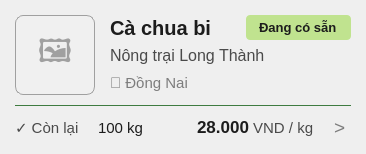
            <widget class="QFrame" name="card_1">
             <property name="cursor">
              <cursorShape>PointingHandCursor</cursorShape>
             </property>
             <property name="styleSheet">
              <string notr="true">QFrame#card_1 { background-color: #FFFFFF; border: 1px solid #3E7B40; border-radius: 8px; } QFrame#card_1:hover { border: 2px solid #5BA75D; }</string>
             </property>
             <layout class="QVBoxLayout" name="vbox_card1">
              <property name="spacing">
               <number>10</number>
              </property>
              <property name="leftMargin">
               <number>15</number>
              </property>
              <property name="topMargin">
               <number>15</number>
              </property>
              <property name="rightMargin">
               <number>15</number>
              </property>
              <property name="bottomMargin">
               <number>15</number>
              </property>

              <item>
               <layout class="QHBoxLayout" name="hbox_card1_top">
                <property name="spacing">
                 <number>15</number>
                </property>
                <item alignment="Qt::AlignTop">
                 <widget class="QLabel" name="img_1">
                  <property name="minimumSize">
                   <size>
                    <width>80</width>
                    <height>80</height>
                   </size>
                  </property>
                  <property name="maximumSize">
                   <size>
                    <width>80</width>
                    <height>80</height>
                   </size>
                  </property>
                  <property name="styleSheet">
                   <string notr="true">background-color: #F0F0F0; border: 1px solid #A0A0A0; border-radius: 8px; font-size: 24pt; color: #A0A0A0;</string>
                  </property>
                  <property name="text">
                   <string>🖼️</string>
                  </property>
                  <property name="alignment">
                   <set>Qt::AlignCenter</set>
                  </property>
                 </widget>
                </item>
                <item>
                 <layout class="QVBoxLayout" name="vbox_card1_info">
                  <property name="spacing">
                   <number>2</number>
                  </property>
                  <item>
                   <layout class="QHBoxLayout">
                    <item>
                     <widget class="QLabel">
                      <property name="text">
                       <string>Cà chua bi</string>
                      </property>
                      <property name="styleSheet">
                       <string notr="true">font-size: 15pt; font-weight: bold; color: #1C1C1C; border: none;</string>
                      </property>
                     </widget>
                    </item>
                    <item>
                     <spacer>
                      <property name="orientation">
                       <enum>Qt::Horizontal</enum>
                      </property>
                      <property name="sizeHint" stdset="0">
                       <size>
                        <width>10</width>
                        <height>10</height>
                       </size>
                      </property>
                     </spacer>
                    </item>
                    <item>
                     <widget class="QLabel">
                      <property name="text">
                       <string>Đang có sẵn</string>
                      </property>
                      <property name="styleSheet">
                       <string notr="true">background-color: #C0E38F; color: #1C1C1C; border-radius: 4px; padding: 4px 10px; font-size: 10pt; font-weight: bold; border: none;</string>
                      </property>
                     </widget>
                    </item>
                   </layout>
                  </item>
                  <item>
                   <widget class="QLabel">
                    <property name="text">
                     <string>Nông trại Long Thành</string>
                    </property>
                    <property name="styleSheet">
                     <string notr="true">font-size: 12pt; color: #4A4A4A; border: none;</string>
                    </property>
                   </widget>
                  </item>
                  <item>
                   <widget class="QLabel">
                    <property name="text">
                     <string>📍 Đồng Nai</string>
                    </property>
                    <property name="styleSheet">
                     <string notr="true">font-size: 11pt; color: #7D7D7D; border: none;</string>
                    </property>
                   </widget>
                  </item>
                 </layout>
                </item>
               </layout>
              </item>

              <item>
               <widget class="QFrame" name="line_1">
                <property name="minimumSize">
                 <size>
                  <width>0</width>
                  <height>1</height>
                 </size>
                </property>
                <property name="maximumSize">
                 <size>
                  <width>16777215</width>
                  <height>1</height>
                 </size>
                </property>
                <property name="styleSheet">
                 <string notr="true">background-color: #3E7B40;</string>
                </property>
               </widget>
              </item>

              <item>
               <layout class="QHBoxLayout" name="hbox_card1_bot">
                <item>
                 <widget class="QLabel">
                  <property name="text">
                   <string>✓ Còn lại</string>
                  </property>
                  <property name="styleSheet">
                   <string notr="true">font-size: 11pt; color: #4A4A4A; border: none;</string>
                  </property>
                 </widget>
                </item>
                <item>
                 <widget class="QLabel">
                  <property name="text">
                   <string>100 kg</string>
                  </property>
                  <property name="styleSheet">
                   <string notr="true">font-size: 11pt; color: #1C1C1C; border: none; margin-left: 5px;</string>
                  </property>
                 </widget>
                </item>
                <item>
                 <spacer>
                  <property name="orientation">
                   <enum>Qt::Horizontal</enum>
                  </property>
                  <property name="sizeHint" stdset="0">
                   <size>
                    <width>40</width>
                    <height>10</height>
                   </size>
                  </property>
                 </spacer>
                </item>
                <item>
                 <widget class="QLabel">
                  <property name="text">
                   <string>&lt;html&gt;&lt;body&gt;&lt;span style=&quot;font-weight:bold; font-size:13pt; color:#1C1C1C;&quot;&gt;28.000&lt;/span&gt;&lt;span style=&quot;font-size:11pt; color:#4A4A4A;&quot;&gt; VND / kg&lt;/span&gt;&lt;/body&gt;&lt;/html&gt;</string>
                  </property>
                  <property name="styleSheet">
                   <string notr="true">border: none;</string>
                  </property>
                 </widget>
                </item>
                <item>
                 <widget class="QLabel" name="label">
                  <property name="styleSheet">
                   <string notr="true">font-size: 14pt; color: #7D7D7D; border: none; margin-left: 5px;</string>
                  </property>
                  <property name="text">
                   <string>&gt;</string>
                  </property>
                 </widget>
                </item>
               </layout>
              </item>
             </layout>
            </widget>
